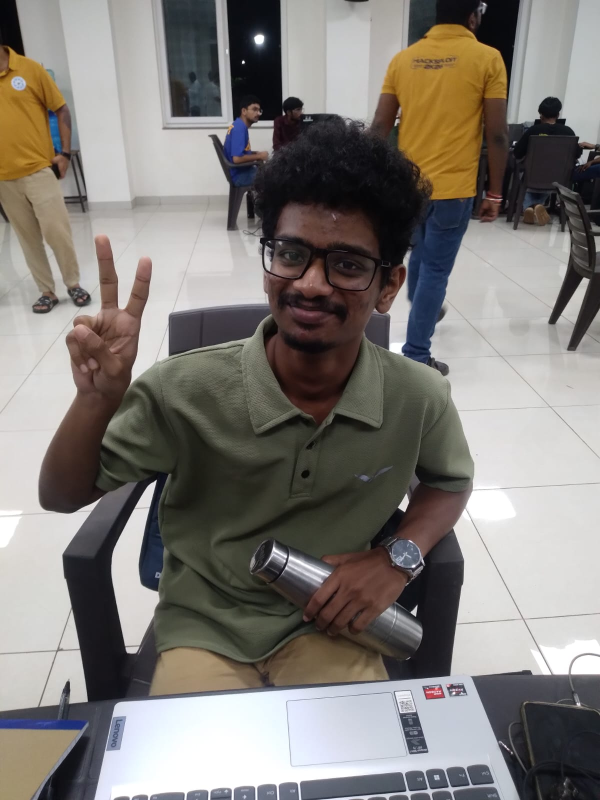
#> input picture backend/copyimage4.jpeg, 1200 x 1600 px (shown at 1/2 size)
$ python -i tristream_spectral.py   (imports and definitions only)
#> lines starting #> are read from the running program, lines starting #| are printed output that depends on the picture; after the words box and inside, x2 and y2 are one past the last pixel; in counts of white or black regions, pixels touching at a corner belong together
"""
Module 3 — Task 1: Frequency Domain Forensics (Spectral Stream).

Architecture fix (architecture.md Module 3 §3 [fix]):
  The original spec's single `spectral_artifact_detected` is REPLACED by two
  independent sub-features derived from the same 2D-DCT output:

  spectral_artifact_score:
    Measures energy concentrated in a PERIODIC / CHECKERBOARD pattern at
    frequencies tied to a generator's upsampling stride.
    → GAN/diffusion synthesis evidence (Deliverable 4 — media authenticity axis).

  signal_integrity_score:
    Measures BROADBAND, NON-PERIODIC high-frequency energy — the signature of
    recompression, re-encoding, or adversarial noise, none of which imply
    synthetic content.
    → confidence caveat on the authenticity axis, drives adversarial_status,
      NEVER used as evidence of AI generation (Deliverable 6).

Confound rule (Guiding Principle 4 — fail honest, not silent):
  When signal_integrity_score is high AND spectral_artifact_score would
  otherwise register as a hit, set confounded_by_recompression=True and
  downgrade spectral_stream_verdict to INCONCLUSIVE. Without this split, an
  ordinary reposted / re-encoded real video raises broadband high-frequency
  energy and would be misread as "AI-generated".
"""

from __future__ import annotations

import logging
from dataclasses import dataclass

import cv2
import numpy as np

logger = logging.getLogger(__name__)

# Resize before DCT for consistent frequency bins across any source resolution.
_DCT_SIZE = 128

# Fraction of image height/width treated as "high-frequency corner".
_HF_MARGIN = 0.25

# Score thresholds (empirically tuned; can be adjusted once a labeled set exists).
_SPECTRAL_HIT_THRESHOLD = 0.60
_SPECTRAL_CLEAR_THRESHOLD = 0.25
_SIGNAL_INTEGRITY_CONFOUND_THRESHOLD = 0.55


# ---------------------------------------------------------------------------
# Data class
# ---------------------------------------------------------------------------

@dataclass
class SpectralResult:
    spectral_artifact_score: float   # [0, 1] — periodic energy
    signal_integrity_score: float    # [0, 1] — broadband energy
    confounded_by_recompression: bool
    stream_verdict: str              # one of the StreamVerdict string values


# ---------------------------------------------------------------------------
# Core DCT analysis
# ---------------------------------------------------------------------------

def _compute_dct_features(gray: np.ndarray) -> tuple[float, float]:
    """
    Returns (spectral_artifact_score, signal_integrity_score).

    spectral_artifact_score — periodicty in the high-freq corner:
      Apply 2D-FFT to the DCT's high-frequency corner block.
      GAN/diffusion upsampling leaves energy at specific stride-related
      frequencies → strong off-centre peaks in this 2nd-order transform.
      Score = (peak / mean) ratio, normalised to [0, 1].

    signal_integrity_score — overall broadband corner energy:
      Total energy in the high-frequency DCT corners, normalised by the DC
      component. High → recompression/noise (JPEG artefacts, re-encoding).
    """
    h, w = gray.shape
    gray_f32 = gray.astype(np.float32)
    dct = cv2.dct(gray_f32)

    mh = int(h * _HF_MARGIN)
    mw = int(w * _HF_MARGIN)

    # Three high-frequency corners (exclude top-left which is just mid-freq).
    corners = np.concatenate([
        dct[:mh, -mw:].ravel(),
        dct[-mh:, :mw].ravel(),
        dct[-mh:, -mw:].ravel(),
    ])

    if corners.size == 0:
        return 0.0, 0.0

    # ---- signal_integrity_score (broadband) --------------------------------
    dc_energy = float(dct[0, 0] ** 2) + 1e-8
    hf_energy = float(np.sum(corners ** 2))
    # Empirical divisor: keeps typical JPEG-compressed real photos around 0.2–0.4.
    signal_integrity_score = float(np.clip(hf_energy / (dc_energy * 6.0), 0.0, 1.0))

    # ---- spectral_artifact_score (periodic) --------------------------------
    # Apply 2D-FFT to the bottom-right corner block.
    corner_block = dct[-mh:, -mw:]
    fft2 = np.abs(np.fft.fft2(corner_block))
    fft2_shifted = np.fft.fftshift(fft2)

    # Zero out the DC of this 2nd-order transform so we only measure off-centre peaks.
    cy, cx = fft2_shifted.shape[0] // 2, fft2_shifted.shape[1] // 2
    r = max(1, min(cy, cx) // 4)
    fft2_shifted[cy - r: cy + r, cx - r: cx + r] = 0.0

    mean_e = float(np.mean(fft2_shifted)) + 1e-8
    peak_e = float(np.max(fft2_shifted))
    # Typical noise gives a ratio of ~5–10; a GAN grid pushes this to >20.
    periodicity_ratio = peak_e / mean_e
    spectral_artifact_score = float(np.clip((periodicity_ratio - 5.0) / 25.0, 0.0, 1.0))

    return spectral_artifact_score, signal_integrity_score


# ---------------------------------------------------------------------------
# Public API
# ---------------------------------------------------------------------------

def analyze_spectral(face_crop_path: str) -> SpectralResult:
    """
    Run spectral analysis on one saved face crop.
    Returns SpectralResult with per-sub-feature scores and confound flag.
    """
#> called with face_crop_path = '../../../copyimage4.jpeg'
    img = cv2.imread(face_crop_path)
#> img is the input picture: shape (1600, 1200, 3); mean B, G, R 119.9, 124.4, 128.9
    if img is None:
        logger.warning("Spectral: could not read crop %s — returning not_assessed.", face_crop_path)
        return SpectralResult(0.0, 0.0, False, "not_assessed")

    img_r = cv2.resize(img, (_DCT_SIZE, _DCT_SIZE))
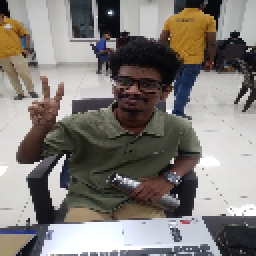
#> img_r: shape (128, 128, 3) (shown 2 times larger); mean B, G, R 119.7, 124.3, 128.8
    gray = cv2.cvtColor(img_r, cv2.COLOR_BGR2GRAY)
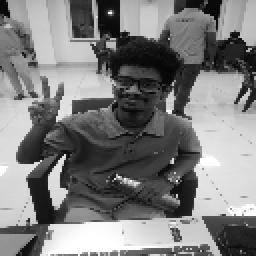
#> gray: shape (128, 128) (shown 2 times larger); min 5, max 255, mean 125.1

    sa_score, si_score = _compute_dct_features(gray)
#> in _compute_dct_features, `dct = cv2.dct(gray_f32)`:
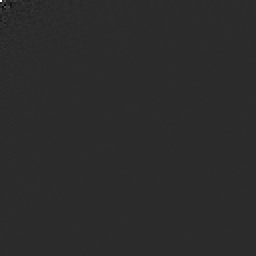
#> dct: shape (128, 128) float32 (shown 2 times larger); min -3337.1, max 16014.6, mean 0.5; drawn with min black and max white
#> in _compute_dct_features, `corners = np.concatenate([ dct[:mh, -mw:].ravel(), dct[-mh:, :mw].rave..`: corners = 3072 values, max 85.18 at index 1512, min -105.6 at index 1032, mean 0.202
#> in _compute_dct_features, `dc_energy = float(dct[0, 0] ** 2) + 1e-8`: dc_energy = 256467932.4
#> in _compute_dct_features, `hf_energy = float(np.sum(corners ** 2))`: hf_energy = 1146758.8
#> in _compute_dct_features, `signal_integrity_score = float(np.clip(hf_energy / (dc_energy * 6.0), ..`: signal_integrity_score = 0.000745
#> in _compute_dct_features, `corner_block = dct[-mh:, -mw:]`:
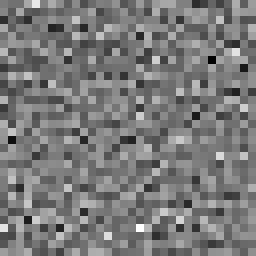
#> corner_block: shape (32, 32) float32 (shown 8 times larger); min -41.58, max 45.11, mean 0; drawn with min black and max white
#> in _compute_dct_features, `fft2 = np.abs(np.fft.fft2(corner_block))`:
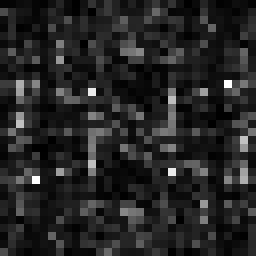
#> fft2: shape (32, 32) float64 (shown 8 times larger); min 6.27, max 1847.8, mean 274.3; drawn with min black and max white
#> in _compute_dct_features, `fft2_shifted = np.fft.fftshift(fft2)`:
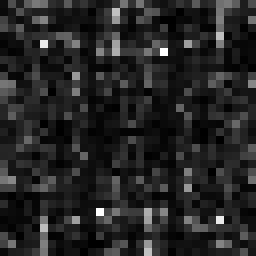
#> fft2_shifted: shape (32, 32) float64 (shown 8 times larger); min 6.27, max 1847.8, mean 274.3; drawn with min black and max white
#> in _compute_dct_features, `fft2_shifted[cy - r: cy + r, cx - r: cx + r] = 0.0`:
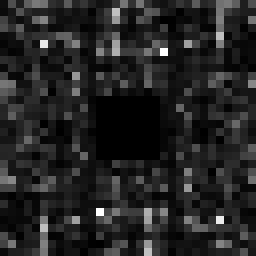
#> fft2_shifted: shape (32, 32) float64 (shown 8 times larger); 6.25% of pixels changed, all inside (x1, y1, x2, y2) = (12, 12, 20, 20); drawn with min black and max white
#> in _compute_dct_features, `mean_e = float(np.mean(fft2_shifted)) + 1e-8`: mean_e = 263.7
#> in _compute_dct_features, `peak_e = float(np.max(fft2_shifted))`: peak_e = 1847.8
#> in _compute_dct_features, `periodicity_ratio = peak_e / mean_e`: periodicity_ratio = 7.01
#> in _compute_dct_features, `spectral_artifact_score = float(np.clip((periodicity_ratio - 5.0) / 25..`: spectral_artifact_score = 0.0803
#> sa_score = 0.0803; si_score = 0.000745

    confounded = (
        si_score > _SIGNAL_INTEGRITY_CONFOUND_THRESHOLD
        and sa_score >= _SPECTRAL_HIT_THRESHOLD
    )
#> confounded = False

    if confounded:
        verdict = "inconclusive"
    elif sa_score >= _SPECTRAL_HIT_THRESHOLD:
        verdict = "signal_detected"
    elif sa_score <= _SPECTRAL_CLEAR_THRESHOLD:
        verdict = "no_strong_signal_detected"
    else:
        verdict = "inconclusive"

    return SpectralResult(
        spectral_artifact_score=round(sa_score, 4),
        signal_integrity_score=round(si_score, 4),
        confounded_by_recompression=confounded,
        stream_verdict=verdict,
    )


def aggregate_spectral(results: list[SpectralResult]) -> SpectralResult:
    """
    Aggregate per-crop results across all snippets using weighted-peak logic:
    forward the crop with highest spectral_artifact_score; average signal_integrity.
    """
    valid = [r for r in results if r.stream_verdict != "not_assessed"]
    if not valid:
        return SpectralResult(0.0, 0.0, False, "not_assessed")

    peak = max(valid, key=lambda r: r.spectral_artifact_score)
    avg_si = float(np.mean([r.signal_integrity_score for r in valid]))

    return SpectralResult(
        spectral_artifact_score=peak.spectral_artifact_score,
        signal_integrity_score=round(avg_si, 4),
        confounded_by_recompression=peak.confounded_by_recompression,
        stream_verdict=peak.stream_verdict,
    )

>>> result = analyze_spectral('../../../copyimage4.jpeg')

$ run again, on backend/imagecopy.png
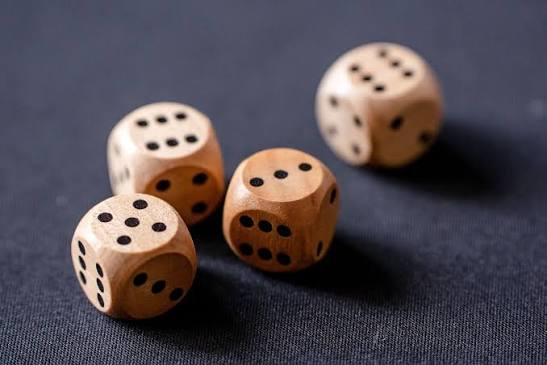
#> input picture backend/imagecopy.png, 547 x 365 px
#> in analyze_spectral, img is the input picture: shape (365, 547, 3); mean B, G, R 81.4, 74.6, 83
#> in analyze_spectral, `gray = cv2.cvtColor(img_r, cv2.COLOR_BGR2GRAY)`:
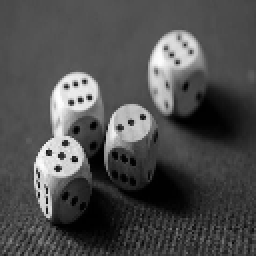
#> gray: shape (128, 128) (shown 2 times larger); min 0, max 254, mean 77.8
#> corners = 3072 values, max 40.59 at index 273, min -38.57 at index 12, mean 0.0203
#> dc_energy = 99206268.8
#> hf_energy = 289712.8
#> signal_integrity_score = 0.000487
#> in _compute_dct_features, `fft2_shifted = np.fft.fftshift(fft2)`:
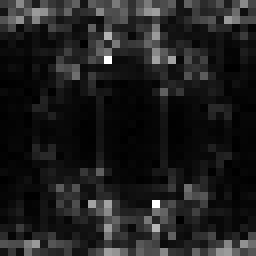
#> fft2_shifted: shape (32, 32) float64 (shown 8 times larger); min 1.72, max 1143.8, mean 139.5; drawn with min black and max white
#> mean_e = 137.4
#> peak_e = 1143.8
#> periodicity_ratio = 8.32
#> spectral_artifact_score = 0.133
#> si_score = 0.000487
#> confounded = False
